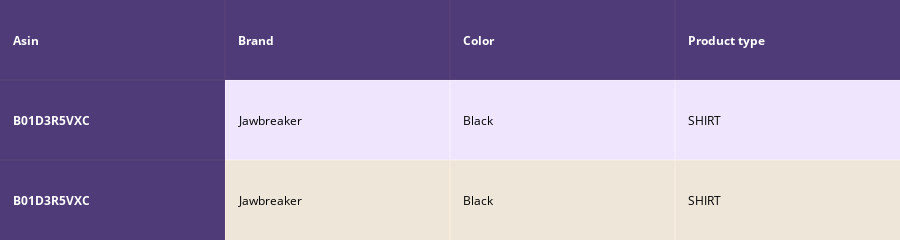
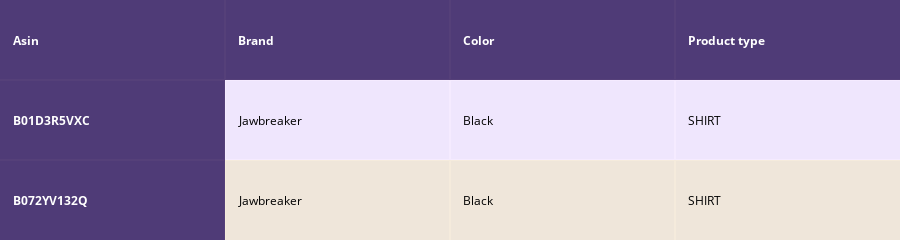

These figures' notebook cell, in order:
### Code cell
def idf_w2v_brand(doc_id, w1, w2, num_results):
    # doc_id: apparel's id in given corpus
    # w1: weight for  w2v features
    # w2: weight for brand and color features

    # pairwise_dist will store the distance from given input apparel to all remaining apparels
    # the metric we used here is cosine, the coside distance is mesured as K(X, Y) = <X, Y> / (||X||*||Y||)
    # http://scikit-learn.org/stable/modules/metrics.html#cosine-similarity
    idf_w2v_dist  = pairwise_distances(w2v_title_weight, w2v_title_weight[doc_id].reshape(1,-1))
    ex_feat_dist = pairwise_distances(extra_features, extra_features[doc_id])
    pairwise_dist   = (w1 * idf_w2v_dist +  w2 * ex_feat_dist)/float(w1 + w2)

    # np.argsort will return indices of 9 smallest distances
    indices = np.argsort(pairwise_dist.flatten())[0:num_results]
    #pdists will store the 9 smallest distances
    pdists  = np.sort(pairwise_dist.flatten())[0:num_results]

    #data frame indices of the 9 smallest distace's
    df_indices = list(data.index[indices])
    

    for i in range(0, len(indices)):
        heat_map_w2v_brand(data['title'].loc[df_indices[0]],data['title'].loc[df_indices[i]], data['medium_image_url'].loc[df_indices[i]], indices[0], indices[i],df_indices[0], df_indices[i], 'weighted')
        print('ASIN :',data['asin'].loc[df_indices[i]])
        print('Brand :',data['brand'].loc[df_indices[i]])
        print('euclidean distance from input :', pdists[i])
        print('='*125)

idf_w2v_brand(12566, 5, 5, 2)
# in the give heat map, each cell contains the euclidean distance between words i, j

### Figure 1 — Plotly figure (JSON) as saved in the notebook; plotly's stock layout.template omitted (floating-point values rounded to 4 significant figures)
{"data": [{"colorscale": [[0, "#1d004d"], [0.5, "#f2e5ff"], [1, "#f2e5d1"]], "hoverinfo": "none", "opacity": 0.75, "showscale": false, "type": "heatmap", "z": [[0, 0, 0, 0], [0, 0.5, 0.5, 0.5], [0, 1, 1, 1]]}], "layout": {"annotations": [{"align": "left", "font": {"color": "#ffffff"}, "showarrow": false, "text": "<b>Asin</b>", "x": -0.45, "xanchor": "left", "xref": "x", "y": 0, "yref": "y"}, {"align": "left", "font": {"color": "#ffffff"}, "showarrow": false, "text": "<b>Brand</b>", "x": 0.55, "xanchor": "left", "xref": "x", "y": 0, "yref": "y"}, {"align": "left", "font": {"color": "#ffffff"}, "showarrow": false, "text": "<b>Color</b>", "x": 1.55, "xanchor": "left", "xref": "x", "y": 0, "yref": "y"}, {"align": "left", "font": {"color": "#ffffff"}, "showarrow": false, "text": "<b>Product type</b>", "x": 2.55, "xanchor": "left", "xref": "x", "y": 0, "yref": "y"}, {"align": "left", "font": {"color": "#ffffff"}, "showarrow": false, "text": "<b>B01D3R5VXC</b>", "x": -0.45, "xanchor": "left", "xref": "x", "y": 1, "yref": "y"}, {"align": "left", "font": {"color": "#000000"}, "showarrow": false, "text": "Jawbreaker", "x": 0.55, "xanchor": "left", "xref": "x", "y": 1, "yref": "y"}, {"align": "left", "font": {"color": "#000000"}, "showarrow": false, "text": "Black", "x": 1.55, "xanchor": "left", "xref": "x", "y": 1, "yref": "y"}, {"align": "left", "font": {"color": "#000000"}, "showarrow": false, "text": "SHIRT", "x": 2.55, "xanchor": "left", "xref": "x", "y": 1, "yref": "y"}, {"align": "left", "font": {"color": "#ffffff"}, "showarrow": false, "text": "<b>B01D3R5VXC</b>", "x": -0.45, "xanchor": "left", "xref": "x", "y": 2, "yref": "y"}, {"align": "left", "font": {"color": "#000000"}, "showarrow": false, "text": "Jawbreaker", "x": 0.55, "xanchor": "left", "xref": "x", "y": 2, "yref": "y"}, {"align": "left", "font": {"color": "#000000"}, "showarrow": false, "text": "Black", "x": 1.55, "xanchor": "left", "xref": "x", "y": 2, "yref": "y"}, {"align": "left", "font": {"color": "#000000"}, "showarrow": false, "text": "SHIRT", "x": 2.55, "xanchor": "left", "xref": "x", "y": 2, "yref": "y"}], "height": 140, "margin": {"b": 0, "l": 0, "r": 0, "t": 0}, "xaxis": {"dtick": 1, "gridwidth": 2, "showticklabels": false, "tick0": -0.5, "ticks": "", "zeroline": false}, "yaxis": {"autorange": "reversed", "dtick": 1, "gridwidth": 2, "showticklabels": false, "tick0": 0.5, "ticks": "", "zeroline": false}}}

### Figure 2 — Plotly figure (JSON) as saved in the notebook; plotly's stock layout.template omitted (floating-point values rounded to 4 significant figures)
{"data": [{"colorscale": [[0, "#1d004d"], [0.5, "#f2e5ff"], [1, "#f2e5d1"]], "hoverinfo": "none", "opacity": 0.75, "showscale": false, "type": "heatmap", "z": [[0, 0, 0, 0], [0, 0.5, 0.5, 0.5], [0, 1, 1, 1]]}], "layout": {"annotations": [{"align": "left", "font": {"color": "#ffffff"}, "showarrow": false, "text": "<b>Asin</b>", "x": -0.45, "xanchor": "left", "xref": "x", "y": 0, "yref": "y"}, {"align": "left", "font": {"color": "#ffffff"}, "showarrow": false, "text": "<b>Brand</b>", "x": 0.55, "xanchor": "left", "xref": "x", "y": 0, "yref": "y"}, {"align": "left", "font": {"color": "#ffffff"}, "showarrow": false, "text": "<b>Color</b>", "x": 1.55, "xanchor": "left", "xref": "x", "y": 0, "yref": "y"}, {"align": "left", "font": {"color": "#ffffff"}, "showarrow": false, "text": "<b>Product type</b>", "x": 2.55, "xanchor": "left", "xref": "x", "y": 0, "yref": "y"}, {"align": "left", "font": {"color": "#ffffff"}, "showarrow": false, "text": "<b>B01D3R5VXC</b>", "x": -0.45, "xanchor": "left", "xref": "x", "y": 1, "yref": "y"}, {"align": "left", "font": {"color": "#000000"}, "showarrow": false, "text": "Jawbreaker", "x": 0.55, "xanchor": "left", "xref": "x", "y": 1, "yref": "y"}, {"align": "left", "font": {"color": "#000000"}, "showarrow": false, "text": "Black", "x": 1.55, "xanchor": "left", "xref": "x", "y": 1, "yref": "y"}, {"align": "left", "font": {"color": "#000000"}, "showarrow": false, "text": "SHIRT", "x": 2.55, "xanchor": "left", "xref": "x", "y": 1, "yref": "y"}, {"align": "left", "font": {"color": "#ffffff"}, "showarrow": false, "text": "<b>B072YV132Q</b>", "x": -0.45, "xanchor": "left", "xref": "x", "y": 2, "yref": "y"}, {"align": "left", "font": {"color": "#000000"}, "showarrow": false, "text": "Jawbreaker", "x": 0.55, "xanchor": "left", "xref": "x", "y": 2, "yref": "y"}, {"align": "left", "font": {"color": "#000000"}, "showarrow": false, "text": "Black", "x": 1.55, "xanchor": "left", "xref": "x", "y": 2, "yref": "y"}, {"align": "left", "font": {"color": "#000000"}, "showarrow": false, "text": "SHIRT", "x": 2.55, "xanchor": "left", "xref": "x", "y": 2, "yref": "y"}], "height": 140, "margin": {"b": 0, "l": 0, "r": 0, "t": 0}, "xaxis": {"dtick": 1, "gridwidth": 2, "showticklabels": false, "tick0": -0.5, "ticks": "", "zeroline": false}, "yaxis": {"autorange": "reversed", "dtick": 1, "gridwidth": 2, "showticklabels": false, "tick0": 0.5, "ticks": "", "zeroline": false}}}
